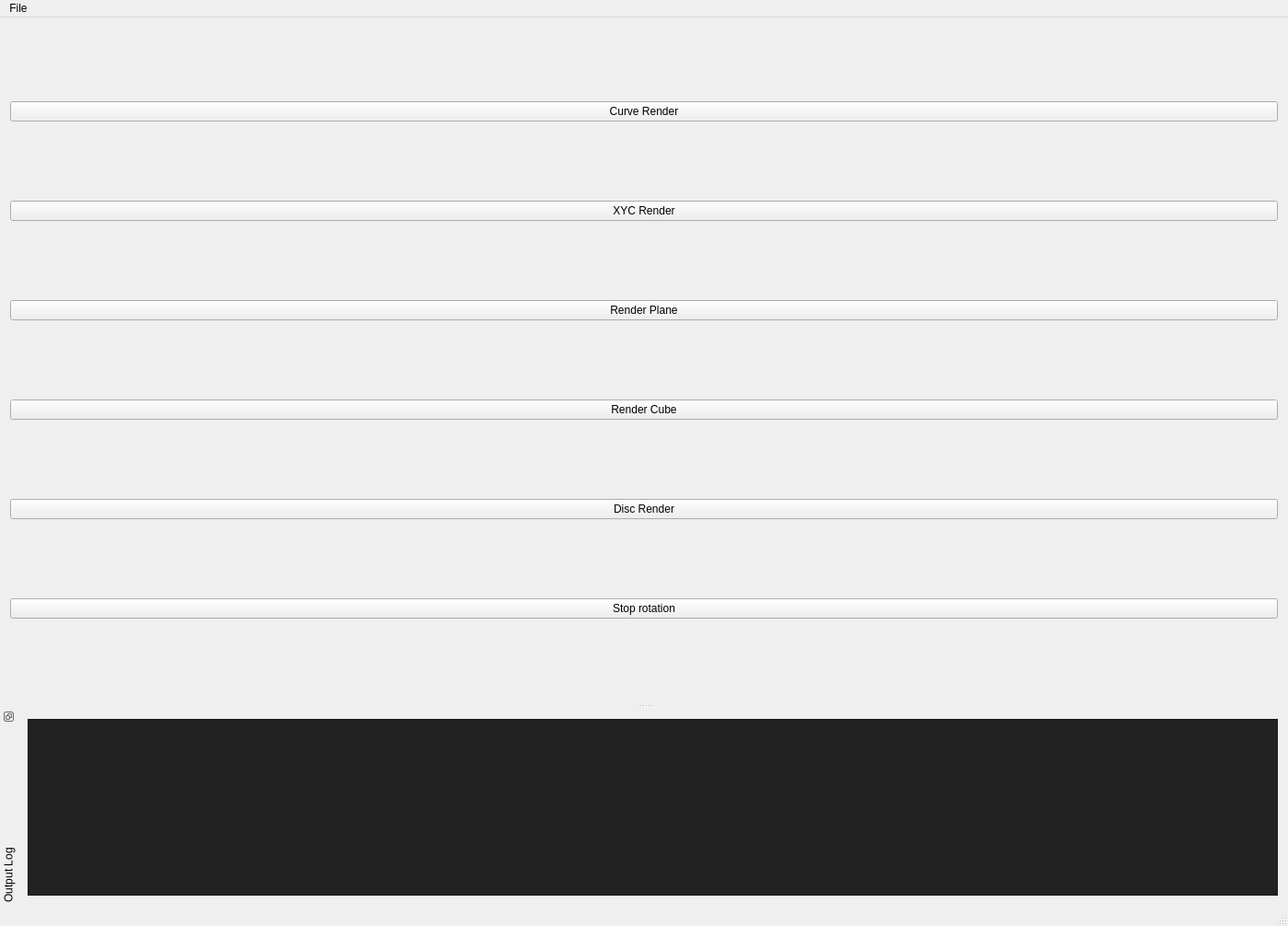
<?xml version="1.0" encoding="UTF-8"?>
<ui version="4.0">
 <class>MainWindow</class>
 <widget class="QMainWindow" name="MainWindow">
  <property name="geometry">
   <rect>
    <x>0</x>
    <y>0</y>
    <width>1396</width>
    <height>1006</height>
   </rect>
  </property>
  <property name="windowTitle">
   <string>OpenGL in Qt is great fun!</string>
  </property>
  <widget class="QWidget" name="centralWidget">
   <layout class="QVBoxLayout" name="verticalLayout">
    <item>
     <widget class="QPushButton" name="CurveButton">
      <property name="text">
       <string>Curve Render</string>
      </property>
      <property name="checkable">
       <bool>true</bool>
      </property>
     </widget>
    </item>
    <item>
     <widget class="QPushButton" name="XYZButton">
      <property name="text">
       <string>XYC Render</string>
      </property>
      <property name="checkable">
       <bool>true</bool>
      </property>
      <property name="checked">
       <bool>false</bool>
      </property>
     </widget>
    </item>
    <item>
     <widget class="QPushButton" name="Triangle">
      <property name="toolTipDuration">
       <number>-1</number>
      </property>
      <property name="text">
       <string>Render Plane</string>
      </property>
      <property name="checkable">
       <bool>true</bool>
      </property>
     </widget>
    </item>
    <item>
     <widget class="QPushButton" name="Cube">
      <property name="text">
       <string>Render Cube</string>
      </property>
      <property name="checkable">
       <bool>true</bool>
      </property>
     </widget>
    </item>
    <item>
     <widget class="QPushButton" name="DiscButton">
      <property name="text">
       <string>Disc Render</string>
      </property>
      <property name="checkable">
       <bool>true</bool>
      </property>
     </widget>
    </item>
    <item>
     <widget class="QPushButton" name="rotationButton">
      <property name="minimumSize">
       <size>
        <width>1378</width>
        <height>0</height>
       </size>
      </property>
      <property name="text">
       <string>Stop rotation</string>
      </property>
      <property name="checkable">
       <bool>true</bool>
      </property>
      <property name="checked">
       <bool>false</bool>
      </property>
     </widget>
    </item>
    <item>
     <layout class="QVBoxLayout" name="OpenGLLayout"/>
    </item>
   </layout>
  </widget>
  <widget class="QMenuBar" name="menuBar">
   <property name="geometry">
    <rect>
     <x>0</x>
     <y>0</y>
     <width>1396</width>
     <height>21</height>
    </rect>
   </property>
   <widget class="QMenu" name="menuFile">
    <property name="title">
     <string>File</string>
    </property>
    <addaction name="fileExit"/>
   </widget>
   <addaction name="menuFile"/>
  </widget>
  <widget class="QStatusBar" name="statusBar"/>
  <widget class="QDockWidget" name="dockWidgetConsole">
   <property name="cursor">
    <cursorShape>CrossCursor</cursorShape>
   </property>
   <property name="mouseTracking">
    <bool>true</bool>
   </property>
   <property name="features">
    <set>QDockWidget::DockWidgetFloatable|QDockWidget::DockWidgetMovable|QDockWidget::DockWidgetVerticalTitleBar</set>
   </property>
   <property name="windowTitle">
    <string>Output Log</string>
   </property>
   <attribute name="dockWidgetArea">
    <number>8</number>
   </attribute>
   <widget class="QWidget" name="dockWidgetContents">
    <layout class="QHBoxLayout" name="horizontalLayout">
     <item>
      <widget class="QPlainTextEdit" name="outputLog">
       <property name="palette">
        <palette>
         <active>
          <colorrole role="Button">
           <brush brushstyle="SolidPattern">
            <color alpha="255">
             <red>34</red>
             <green>34</green>
             <blue>34</blue>
            </color>
           </brush>
          </colorrole>
          <colorrole role="Light">
           <brush brushstyle="SolidPattern">
            <color alpha="255">
             <red>51</red>
             <green>51</green>
             <blue>51</blue>
            </color>
           </brush>
          </colorrole>
          <colorrole role="Midlight">
           <brush brushstyle="SolidPattern">
            <color alpha="255">
             <red>42</red>
             <green>42</green>
             <blue>42</blue>
            </color>
           </brush>
          </colorrole>
          <colorrole role="Dark">
           <brush brushstyle="SolidPattern">
            <color alpha="255">
             <red>17</red>
             <green>17</green>
             <blue>17</blue>
            </color>
           </brush>
          </colorrole>
          <colorrole role="Mid">
           <brush brushstyle="SolidPattern">
            <color alpha="255">
             <red>23</red>
             <green>23</green>
             <blue>23</blue>
            </color>
           </brush>
          </colorrole>
          <colorrole role="Text">
           <brush brushstyle="SolidPattern">
            <color alpha="255">
             <red>255</red>
             <green>255</green>
             <blue>255</blue>
            </color>
           </brush>
          </colorrole>
          <colorrole role="BrightText">
           <brush brushstyle="SolidPattern">
            <color alpha="255">
             <red>255</red>
             <green>255</green>
             <blue>255</blue>
            </color>
           </brush>
          </colorrole>
          <colorrole role="ButtonText">
           <brush brushstyle="SolidPattern">
            <color alpha="255">
             <red>255</red>
             <green>255</green>
             <blue>255</blue>
            </color>
           </brush>
          </colorrole>
          <colorrole role="Base">
           <brush brushstyle="SolidPattern">
            <color alpha="255">
             <red>34</red>
             <green>34</green>
             <blue>34</blue>
            </color>
           </brush>
          </colorrole>
          <colorrole role="Window">
           <brush brushstyle="SolidPattern">
            <color alpha="255">
             <red>34</red>
             <green>34</green>
             <blue>34</blue>
            </color>
           </brush>
          </colorrole>
          <colorrole role="Shadow">
           <brush brushstyle="SolidPattern">
            <color alpha="255">
             <red>0</red>
             <green>0</green>
             <blue>0</blue>
            </color>
           </brush>
          </colorrole>
          <colorrole role="AlternateBase">
           <brush brushstyle="SolidPattern">
            <color alpha="255">
             <red>17</red>
             <green>17</green>
             <blue>17</blue>
            </color>
           </brush>
          </colorrole>
          <colorrole role="ToolTipBase">
           <brush brushstyle="SolidPattern">
            <color alpha="255">
             <red>255</red>
             <green>255</green>
             <blue>220</blue>
            </color>
           </brush>
          </colorrole>
          <colorrole role="ToolTipText">
           <brush brushstyle="SolidPattern">
            <color alpha="255">
             <red>0</red>
             <green>0</green>
             <blue>0</blue>
            </color>
           </brush>
          </colorrole>
          <colorrole role="PlaceholderText">
           <brush brushstyle="SolidPattern">
            <color alpha="128">
             <red>255</red>
             <green>255</green>
             <blue>255</blue>
            </color>
           </brush>
          </colorrole>
         </active>
         <inactive>
          <colorrole role="Button">
           <brush brushstyle="SolidPattern">
            <color alpha="255">
             <red>34</red>
             <green>34</green>
             <blue>34</blue>
            </color>
           </brush>
          </colorrole>
          <colorrole role="Light">
           <brush brushstyle="SolidPattern">
            <color alpha="255">
             <red>51</red>
             <green>51</green>
             <blue>51</blue>
            </color>
           </brush>
          </colorrole>
          <colorrole role="Midlight">
           <brush brushstyle="SolidPattern">
            <color alpha="255">
             <red>42</red>
             <green>42</green>
             <blue>42</blue>
            </color>
           </brush>
          </colorrole>
          <colorrole role="Dark">
           <brush brushstyle="SolidPattern">
            <color alpha="255">
             <red>17</red>
             <green>17</green>
             <blue>17</blue>
            </color>
           </brush>
          </colorrole>
          <colorrole role="Mid">
           <brush brushstyle="SolidPattern">
            <color alpha="255">
             <red>23</red>
             <green>23</green>
             <blue>23</blue>
            </color>
           </brush>
          </colorrole>
          <colorrole role="Text">
           <brush brushstyle="SolidPattern">
            <color alpha="255">
             <red>255</red>
             <green>255</green>
             <blue>255</blue>
            </color>
           </brush>
          </colorrole>
          <colorrole role="BrightText">
           <brush brushstyle="SolidPattern">
            <color alpha="255">
             <red>255</red>
             <green>255</green>
             <blue>255</blue>
            </color>
           </brush>
          </colorrole>
          <colorrole role="ButtonText">
           <brush brushstyle="SolidPattern">
            <color alpha="255">
             <red>255</red>
             <green>255</green>
             <blue>255</blue>
            </color>
           </brush>
          </colorrole>
          <colorrole role="Base">
           <brush brushstyle="SolidPattern">
            <color alpha="255">
             <red>34</red>
             <green>34</green>
             <blue>34</blue>
            </color>
           </brush>
          </colorrole>
          <colorrole role="Window">
           <brush brushstyle="SolidPattern">
            <color alpha="255">
             <red>34</red>
             <green>34</green>
             <blue>34</blue>
            </color>
           </brush>
          </colorrole>
          <colorrole role="Shadow">
           <brush brushstyle="SolidPattern">
            <color alpha="255">
             <red>0</red>
             <green>0</green>
             <blue>0</blue>
            </color>
           </brush>
          </colorrole>
          <colorrole role="AlternateBase">
           <brush brushstyle="SolidPattern">
            <color alpha="255">
             <red>17</red>
             <green>17</green>
             <blue>17</blue>
            </color>
           </brush>
          </colorrole>
          <colorrole role="ToolTipBase">
           <brush brushstyle="SolidPattern">
            <color alpha="255">
             <red>255</red>
             <green>255</green>
             <blue>220</blue>
            </color>
           </brush>
          </colorrole>
          <colorrole role="ToolTipText">
           <brush brushstyle="SolidPattern">
            <color alpha="255">
             <red>0</red>
             <green>0</green>
             <blue>0</blue>
            </color>
           </brush>
          </colorrole>
          <colorrole role="PlaceholderText">
           <brush brushstyle="SolidPattern">
            <color alpha="128">
             <red>255</red>
             <green>255</green>
             <blue>255</blue>
            </color>
           </brush>
          </colorrole>
         </inactive>
         <disabled>
          <colorrole role="Button">
           <brush brushstyle="SolidPattern">
            <color alpha="255">
             <red>34</red>
             <green>34</green>
             <blue>34</blue>
            </color>
           </brush>
          </colorrole>
          <colorrole role="Light">
           <brush brushstyle="SolidPattern">
            <color alpha="255">
             <red>51</red>
             <green>51</green>
             <blue>51</blue>
            </color>
           </brush>
          </colorrole>
          <colorrole role="Midlight">
           <brush brushstyle="SolidPattern">
            <color alpha="255">
             <red>42</red>
             <green>42</green>
             <blue>42</blue>
            </color>
           </brush>
          </colorrole>
          <colorrole role="Dark">
           <brush brushstyle="SolidPattern">
            <color alpha="255">
             <red>17</red>
             <green>17</green>
             <blue>17</blue>
            </color>
           </brush>
          </colorrole>
          <colorrole role="Mid">
           <brush brushstyle="SolidPattern">
            <color alpha="255">
             <red>23</red>
             <green>23</green>
             <blue>23</blue>
            </color>
           </brush>
          </colorrole>
          <colorrole role="Text">
           <brush brushstyle="SolidPattern">
            <color alpha="255">
             <red>17</red>
             <green>17</green>
             <blue>17</blue>
            </color>
           </brush>
          </colorrole>
          <colorrole role="BrightText">
           <brush brushstyle="SolidPattern">
            <color alpha="255">
             <red>255</red>
             <green>255</green>
             <blue>255</blue>
            </color>
           </brush>
          </colorrole>
          <colorrole role="ButtonText">
           <brush brushstyle="SolidPattern">
            <color alpha="255">
             <red>17</red>
             <green>17</green>
             <blue>17</blue>
            </color>
           </brush>
          </colorrole>
          <colorrole role="Base">
           <brush brushstyle="SolidPattern">
            <color alpha="255">
             <red>34</red>
             <green>34</green>
             <blue>34</blue>
            </color>
           </brush>
          </colorrole>
          <colorrole role="Window">
           <brush brushstyle="SolidPattern">
            <color alpha="255">
             <red>34</red>
             <green>34</green>
             <blue>34</blue>
            </color>
           </brush>
          </colorrole>
          <colorrole role="Shadow">
           <brush brushstyle="SolidPattern">
            <color alpha="255">
             <red>0</red>
             <green>0</green>
             <blue>0</blue>
            </color>
           </brush>
          </colorrole>
          <colorrole role="AlternateBase">
           <brush brushstyle="SolidPattern">
            <color alpha="255">
             <red>34</red>
             <green>34</green>
             <blue>34</blue>
            </color>
           </brush>
          </colorrole>
          <colorrole role="ToolTipBase">
           <brush brushstyle="SolidPattern">
            <color alpha="255">
             <red>255</red>
             <green>255</green>
             <blue>220</blue>
            </color>
           </brush>
          </colorrole>
          <colorrole role="ToolTipText">
           <brush brushstyle="SolidPattern">
            <color alpha="255">
             <red>0</red>
             <green>0</green>
             <blue>0</blue>
            </color>
           </brush>
          </colorrole>
          <colorrole role="PlaceholderText">
           <brush brushstyle="SolidPattern">
            <color alpha="128">
             <red>255</red>
             <green>255</green>
             <blue>255</blue>
            </color>
           </brush>
          </colorrole>
         </disabled>
        </palette>
       </property>
      </widget>
     </item>
    </layout>
   </widget>
  </widget>
  <action name="fileExit">
   <property name="text">
    <string>Exit</string>
   </property>
   <property name="shortcut">
    <string>Ctrl+Q</string>
   </property>
  </action>
 </widget>
 <layoutdefault spacing="6" margin="11"/>
 <resources/>
 <connections/>
</ui>
